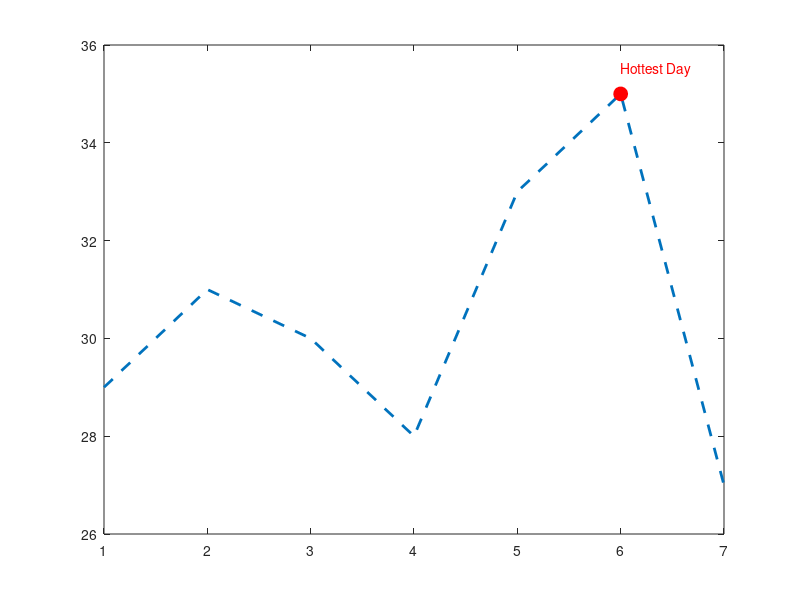

MATLAB code to generate this figure: (Note: this script raises an error after producing the figure.)
% Daily Temperature Tracker and Visualizer

% Sample data: You can replace this with input() or file reading later
temp_list = [29, 31, 30, 28, 33, 35, 27]; % Example: a week's temperatures

% Generate x-axis (days)
days = 1:length(temp_list);

% Find max and min temperatures
[maxTemp, max_idx] = max(temp_list);
[minTemp, min_idx] = min(temp_list);
avgTemp = mean(temp_list);

% Plot the temperature line graph
figure;
plot(days, temp_list, '--', 'LineWidth', 2);
hold on; %to allow plotting of suceeding features

% Highlight the hottest day
plot(days(max_idx), maxTemp, 'ro', 'MarkerSize', 10, 'MarkerFaceColor', 'r');
text(days(max_idx), maxTemp + 0.5, 'Hottest Day', 'Color', 'r');

% Highlight the coldest day
plot(days(minIdx), minTemp, 'bo', 'MarkerSize', 10, 'MarkerFaceColor', 'b');
text(days(minIdx), minTemp - 1, 'Coldest Day', 'Color', 'b');

% Plot the average line
yline(avgTemp, '-=', ['Average Temp: ' num2str(avgTemp, '%.1f') '°C']);

% Add labels and title
xlabel('Day');
ylabel('Temperature (°C)');
title('Daily Temperature Tracker');
grid on;
legend('Temp per Day', 'Hottest', 'Coldest', 'Average', 'Location', 'best');

hold off; %ends plot   